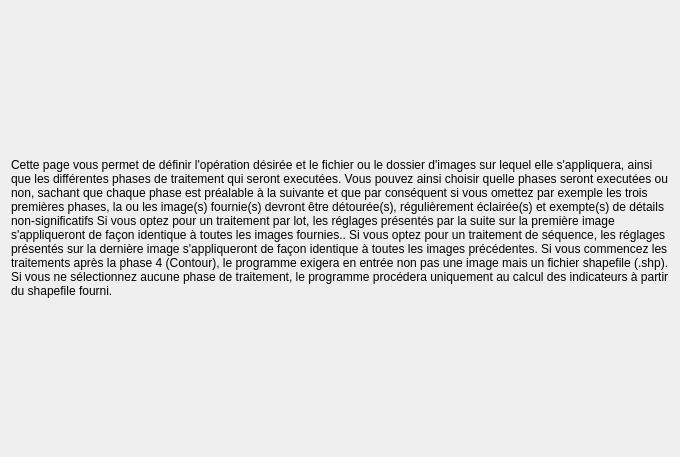
<?xml version="1.0" encoding="UTF-8"?>
<ui version="4.0">
 <class>IntroDocForm</class>
 <widget class="QWidget" name="IntroDocForm">
  <property name="geometry">
   <rect>
    <x>0</x>
    <y>0</y>
    <width>680</width>
    <height>457</height>
   </rect>
  </property>
  <property name="windowTitle">
   <string>Form</string>
  </property>
  <layout class="QGridLayout" name="gridLayout">
   <item row="0" column="0">
    <widget class="QLabel" name="label">
     <property name="text">
      <string>Cette &lt;A HREF SRC=&quot;:/page2.html&quot;&gt;page&lt;/A&gt; vous permet de définir l'opération désirée et le fichier ou le dossier d'images sur lequel elle s'appliquera, ainsi que les différentes phases de traitement qui seront executées. Vous pouvez ainsi choisir quelle phases seront executées ou non, sachant que chaque phase est préalable à la suivante et que par conséquent si vous omettez par exemple les trois premières phases, la ou les image(s) fournie(s) devront être détourée(s), régulièrement éclairée(s) et exempte(s) de détails non-significatifs Si vous optez pour un traitement par lot, les réglages présentés par la suite sur la première image s'appliqueront de façon identique à toutes les images fournies.. Si vous optez pour un traitement de séquence, les réglages présentés sur la dernière image s'appliqueront de façon identique à toutes les images précédentes. Si vous commencez les traitements après la phase 4 (Contour), le programme exigera en entrée non pas une image mais un fichier shapefile (.shp). Si vous ne sélectionnez aucune phase de traitement, le programme procédera uniquement au calcul des indicateurs à partir du shapefile fourni.</string>
     </property>
     <property name="wordWrap">
      <bool>true</bool>
     </property>
    </widget>
   </item>
  </layout>
 </widget>
 <resources/>
 <connections/>
</ui>
